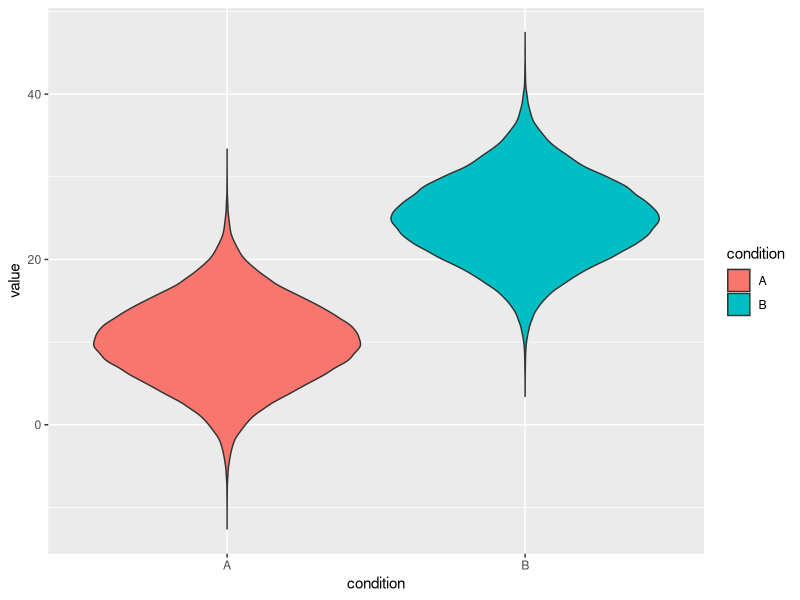
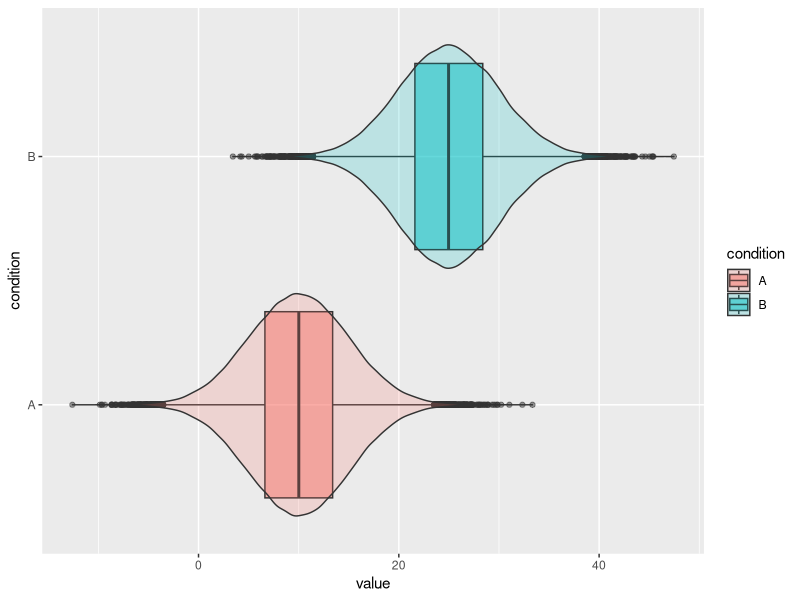

Recreate these plots in R, in order.
## ---- chunk 1
library(ggplot2)
## ---- chunk 2
nclass <- 1e5
a <- data.frame(condition=rep('A',times=nclass),value=rnorm(nclass,mean=10,sd=5))
b <- data.frame(condition=rep('B',times=nclass),value=rnorm(nclass,mean=25,sd=5))
data <- rbind(a,b)
## ---- chunk 3
ggplot(data,aes(x=condition,y=value,fill=condition)) +  geom_violin() 
ggplot(data,aes(x=condition,y=value,fill=condition)) + geom_boxplot(alpha=1/2) + geom_violin(alpha=1/5) + coord_flip()
